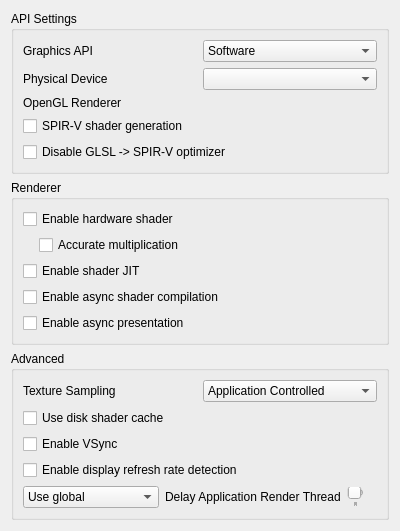
<?xml version="1.0" encoding="UTF-8"?>
<ui version="4.0">
 <class>ConfigureGraphics</class>
 <widget class="QWidget" name="ConfigureGraphics">
  <property name="geometry">
   <rect>
    <x>0</x>
    <y>0</y>
    <width>400</width>
    <height>509</height>
   </rect>
  </property>
  <property name="minimumSize">
   <size>
    <width>0</width>
    <height>0</height>
   </size>
  </property>
  <property name="windowTitle">
   <string>Form</string>
  </property>
  <property name="accessibleName">
   <string>Graphics</string>
  </property>
  <layout class="QVBoxLayout" name="verticalLayout">
   <item>
    <widget class="QGroupBox" name="apiBox">
     <property name="title">
      <string>API Settings</string>
     </property>
     <layout class="QVBoxLayout" name="verticalLayout_3">
      <item>
       <widget class="QWidget" name="graphics_api_group" native="true">
        <layout class="QHBoxLayout" name="graphics_api_group_2">
         <property name="leftMargin">
          <number>0</number>
         </property>
         <property name="topMargin">
          <number>0</number>
         </property>
         <property name="rightMargin">
          <number>0</number>
         </property>
         <property name="bottomMargin">
          <number>0</number>
         </property>
         <item>
          <widget class="QLabel" name="graphics_api_label">
           <property name="text">
            <string>Graphics API</string>
           </property>
          </widget>
         </item>
         <item>
          <widget class="QComboBox" name="graphics_api_combo">
           <item>
            <property name="text">
             <string>Software</string>
            </property>
           </item>
           <item>
            <property name="text">
             <string>OpenGL</string>
            </property>
           </item>
           <item>
            <property name="text">
             <string>Vulkan</string>
            </property>
           </item>
          </widget>
         </item>
        </layout>
       </widget>
      </item>
      <item>
       <widget class="QWidget" name="physical_device_group" native="true">
        <layout class="QHBoxLayout" name="physical_device_group_2">
         <property name="leftMargin">
          <number>0</number>
         </property>
         <property name="topMargin">
          <number>0</number>
         </property>
         <property name="rightMargin">
          <number>0</number>
         </property>
         <property name="bottomMargin">
          <number>0</number>
         </property>
         <item>
          <widget class="QLabel" name="physical_device_label">
           <property name="text">
            <string>Physical Device</string>
           </property>
          </widget>
         </item>
         <item>
          <widget class="QComboBox" name="physical_device_combo"/>
         </item>
        </layout>
       </widget>
      </item>
      <item>
       <widget class="QWidget" name="opengl_renderer_group" native="true">
        <layout class="QHBoxLayout" name="opengl_renderer_group_2">
         <property name="leftMargin">
          <number>0</number>
         </property>
         <property name="topMargin">
          <number>0</number>
         </property>
         <property name="rightMargin">
          <number>0</number>
         </property>
         <property name="bottomMargin">
          <number>0</number>
         </property>
         <item>
          <widget class="QLabel" name="opengl_renderer_label">
           <property name="text">
            <string>OpenGL Renderer</string>
           </property>
          </widget>
         </item>
         <item>
          <widget class="QLabel" name="opengl_renderer_name_label"/>
         </item>
        </layout>
       </widget>
      </item>
      <item>
       <widget class="QCheckBox" name="spirv_shader_gen">
        <property name="text">
         <string>SPIR-V shader generation</string>
        </property>
       </widget>
      </item>
      <item>
       <widget class="QCheckBox" name="disable_spirv_optimizer">
        <property name="text">
         <string>Disable GLSL -> SPIR-V optimizer</string>
        </property>
        <property name="toolTip">
         <string>&lt;html&gt;&lt;head/&gt;&lt;body&gt;&lt;p&gt;Disables the SPIR-V optimization pass, reducing stuttering considerably while barely affecting performance.&lt;/p&gt;&lt;/body&gt;&lt;/html&gt;</string>
        </property>
       </widget>
      </item>
     </layout>
    </widget>
   </item>
   <item>
    <widget class="QGroupBox" name="rendererBox">
     <property name="title">
      <string>Renderer</string>
     </property>
     <layout class="QVBoxLayout" name="verticalLayout_6">
      <item>
       <widget class="QWidget" name="hw_renderer_group" native="true">
        <layout class="QVBoxLayout" name="verticalLayout_5">
         <property name="leftMargin">
          <number>0</number>
         </property>
         <property name="topMargin">
          <number>0</number>
         </property>
         <property name="rightMargin">
          <number>0</number>
         </property>
         <property name="bottomMargin">
          <number>0</number>
         </property>
         <item>
          <widget class="QCheckBox" name="toggle_hw_shader">
           <property name="toolTip">
            <string>&lt;html&gt;&lt;head/&gt;&lt;body&gt;&lt;p&gt;Use the selected graphics API to accelerate shader emulation.&lt;/p&gt;&lt;p&gt;Requires a relatively powerful GPU for better performance.&lt;/p&gt;&lt;/body&gt;&lt;/html&gt;</string>
           </property>
           <property name="text">
            <string>Enable hardware shader</string>
           </property>
          </widget>
         </item>
         <item>
          <widget class="QWidget" name="hw_shader_group" native="true">
           <layout class="QVBoxLayout" name="verticalLayout_7">
            <property name="leftMargin">
             <number>16</number>
            </property>
            <property name="topMargin">
             <number>0</number>
            </property>
            <property name="rightMargin">
             <number>0</number>
            </property>
            <property name="bottomMargin">
             <number>0</number>
            </property>
            <item>
             <widget class="QCheckBox" name="toggle_accurate_mul">
              <property name="toolTip">
               <string>&lt;html&gt;&lt;head/&gt;&lt;body&gt;&lt;p&gt;Correctly handle all edge cases in multiplication operation in shaders. &lt;/p&gt;&lt;p&gt;Some applications requires this to be enabled for the hardware shader to render properly.&lt;/p&gt;&lt;p&gt;However this would reduce performance in most applications.&lt;/p&gt;&lt;/body&gt;&lt;/html&gt;</string>
              </property>
              <property name="text">
               <string>Accurate multiplication</string>
              </property>
             </widget>
            </item>
           </layout>
          </widget>
         </item>
        </layout>
       </widget>
      </item>
      <item>
       <widget class="QCheckBox" name="toggle_shader_jit">
        <property name="toolTip">
         <string>&lt;html&gt;&lt;head/&gt;&lt;body&gt;&lt;p&gt;Use the JIT engine instead of the interpreter for software shader emulation. &lt;/p&gt;&lt;p&gt;Enable this for better performance.&lt;/p&gt;&lt;/body&gt;&lt;/html&gt;</string>
        </property>
        <property name="text">
         <string>Enable shader JIT</string>
        </property>
       </widget>
      </item>
      <item>
       <widget class="QCheckBox" name="toggle_async_shaders">
        <property name="toolTip">
         <string>&lt;html&gt;&lt;head/&gt;&lt;body&gt;&lt;p&gt;Compile shaders using background threads to avoid shader compilation stutter. Expect temporary graphical glitches&lt;/p&gt;&lt;/body&gt;&lt;/html&gt;</string>
        </property>
        <property name="text">
         <string>Enable async shader compilation</string>
        </property>
       </widget>
      </item>
      <item>
       <widget class="QCheckBox" name="toggle_async_present">
        <property name="toolTip">
         <string>&lt;html&gt;&lt;head/&gt;&lt;body&gt;&lt;p&gt;Perform presentation on separate threads. Improves performance when using Vulkan in most applications. Adds ~1 frame of input lag.&lt;/p&gt;&lt;/body&gt;&lt;/html&gt;</string>
        </property>
        <property name="text">
         <string>Enable async presentation</string>
        </property>
       </widget>
      </item>
     </layout>
    </widget>
   </item>
   <item>
    <widget class="QGroupBox" name="groupBox">
     <property name="title">
      <string>Advanced</string>
     </property>
     <layout class="QVBoxLayout" name="verticalLayout_2">
      <item>
       <widget class="QWidget" name="widget_texture_sampling" native="true">
        <layout class="QHBoxLayout" name="horizontalLayout_2">
         <property name="leftMargin">
          <number>0</number>
         </property>
         <property name="topMargin">
          <number>0</number>
         </property>
         <property name="rightMargin">
          <number>0</number>
         </property>
         <property name="bottomMargin">
          <number>0</number>
         </property>
         <item>
          <widget class="QLabel" name="texture_sampling_label">
           <property name="toolTip">
            <string>&lt;html&gt;&lt;head/&gt;&lt;body&gt;&lt;p&gt;Overrides the sampling filter used by applications. This can be useful in certain cases with poorly behaved applications when upscaling. If unsure, set this to Application Controlled&lt;/p&gt;&lt;/body&gt;&lt;/html&gt;</string>
           </property>
           <property name="text">
            <string>Texture Sampling</string>
           </property>
          </widget>
         </item>
         <item>
          <widget class="QComboBox" name="texture_sampling_combobox">
           <item>
            <property name="text">
             <string>Application Controlled</string>
            </property>
           </item>
           <item>
            <property name="text">
             <string>Nearest Neighbor</string>
            </property>
           </item>
           <item>
            <property name="text">
             <string>Linear</string>
            </property>
           </item>
          </widget>
         </item>
        </layout>
       </widget>
      </item>
      <item>
       <widget class="QCheckBox" name="toggle_disk_shader_cache">
        <property name="toolTip">
         <string>&lt;html&gt;&lt;head/&gt;&lt;body&gt;&lt;p&gt;Reduce stuttering by storing and loading generated shaders to disk.&lt;/p&gt;&lt;/body&gt;&lt;/html&gt;</string>
        </property>
        <property name="text">
         <string>Use disk shader cache</string>
        </property>
       </widget>
      </item>
      <item>
       <widget class="QCheckBox" name="toggle_vsync">
        <property name="toolTip">
         <string>&lt;html&gt;&lt;head/&gt;&lt;body&gt;&lt;p&gt;VSync prevents the screen from tearing, but some graphics cards have lower performance with VSync enabled. Keep it enabled if you don't notice a performance difference.&lt;/p&gt;&lt;/body&gt;&lt;/html&gt;</string>
        </property>
        <property name="text">
         <string>Enable VSync</string>
        </property>
       </widget>
      </item>
      <item>
       <widget class="QCheckBox" name="toggle_display_refresh_rate_detection">
        <property name="toolTip">
         <string>&lt;html&gt;&lt;head/&gt;&lt;body&gt;&lt;p&gt;When enabled, this setting detects when the refresh rate of the screen is below that of the 3DS, and when it is, disables VSync automatically to avoid emulation speed being forced below 100%.&lt;/p&gt;&lt;/body&gt;&lt;/html&gt;</string>
        </property>
        <property name="text">
         <string>Enable display refresh rate detection</string>
        </property>
       </widget>
      </item>
      <item>
        <widget class="QWidget" name="delay_render_layout" native="true">
          <layout class="QHBoxLayout" name="delay_render_layout_inner">
            <property name="leftMargin">
              <number>0</number>
            </property>
            <property name="topMargin">
              <number>0</number>
            </property>
            <property name="rightMargin">
              <number>0</number>
            </property>
            <property name="bottomMargin">
              <number>0</number>
            </property>
            <item>
              <widget class="QComboBox" name="delay_render_combo">
                <item>
                  <property name="text">
                    <string>Use global</string>
                  </property>
                </item>
                <item>
                  <property name="text">
                    <string>Use per-application</string>
                  </property>
                </item>
              </widget>
            </item>
            <item>
              <widget class="QLabel" name="label_delay_render">
                <property name="text">
                  <string>Delay Application Render Thread</string>
                </property>
                <property name="toolTip">
                  <string>&lt;html&gt;&lt;head/&gt;&lt;body&gt;&lt;p&gt;Delays the emulated application render thread the specified amount of milliseconds every time it submits render commands to the GPU.&lt;/p&gt;&lt;p&gt;Adjust this feature in the (very few) dynamic framerate applications to fix performance issues.&lt;/p&gt;&lt;/body&gt;&lt;/html&gt;</string>
                </property>
              </widget>
            </item>
            <item>
              <widget class="QSlider" name="delay_render_slider">
                <property name="minimum">
                  <number>0</number>
                </property>
                <property name="maximum">
                  <number>16000</number>
                </property>
                <property name="singleStep">
                  <number>100</number>
                </property>
                <property name="pageStep">
                  <number>250</number>
                </property>
                <property name="value">
                  <number>0</number>
                </property>
                <property name="orientation">
                  <enum>Qt::Horizontal</enum>
                </property>
                <property name="tickPosition">
                  <enum>QSlider::TicksBelow</enum>
                </property>
              </widget>
            </item>
            <item>
              <widget class="QLabel" name="delay_render_display_label">
                <property name="text">
                  <string/>
                </property>
                <property name="alignment">
                  <set>Qt::AlignRight|Qt::AlignTrailing|Qt::AlignVCenter</set>
                </property>
              </widget>
            </item>
          </layout>
        </widget>
      </item>
     </layout>
    </widget>
   </item>
   <item>
    <spacer name="verticalSpacer">
     <property name="orientation">
      <enum>Qt::Vertical</enum>
     </property>
     <property name="sizeHint" stdset="0">
      <size>
       <width>20</width>
       <height>270</height>
      </size>
     </property>
    </spacer>
   </item>
  </layout>
 </widget>
 <tabstops>
  <tabstop>toggle_accurate_mul</tabstop>
  <tabstop>toggle_shader_jit</tabstop>
  <tabstop>toggle_disk_shader_cache</tabstop>
  <tabstop>toggle_vsync</tabstop>
 </tabstops>
 <resources/>
 <connections/>
</ui>
